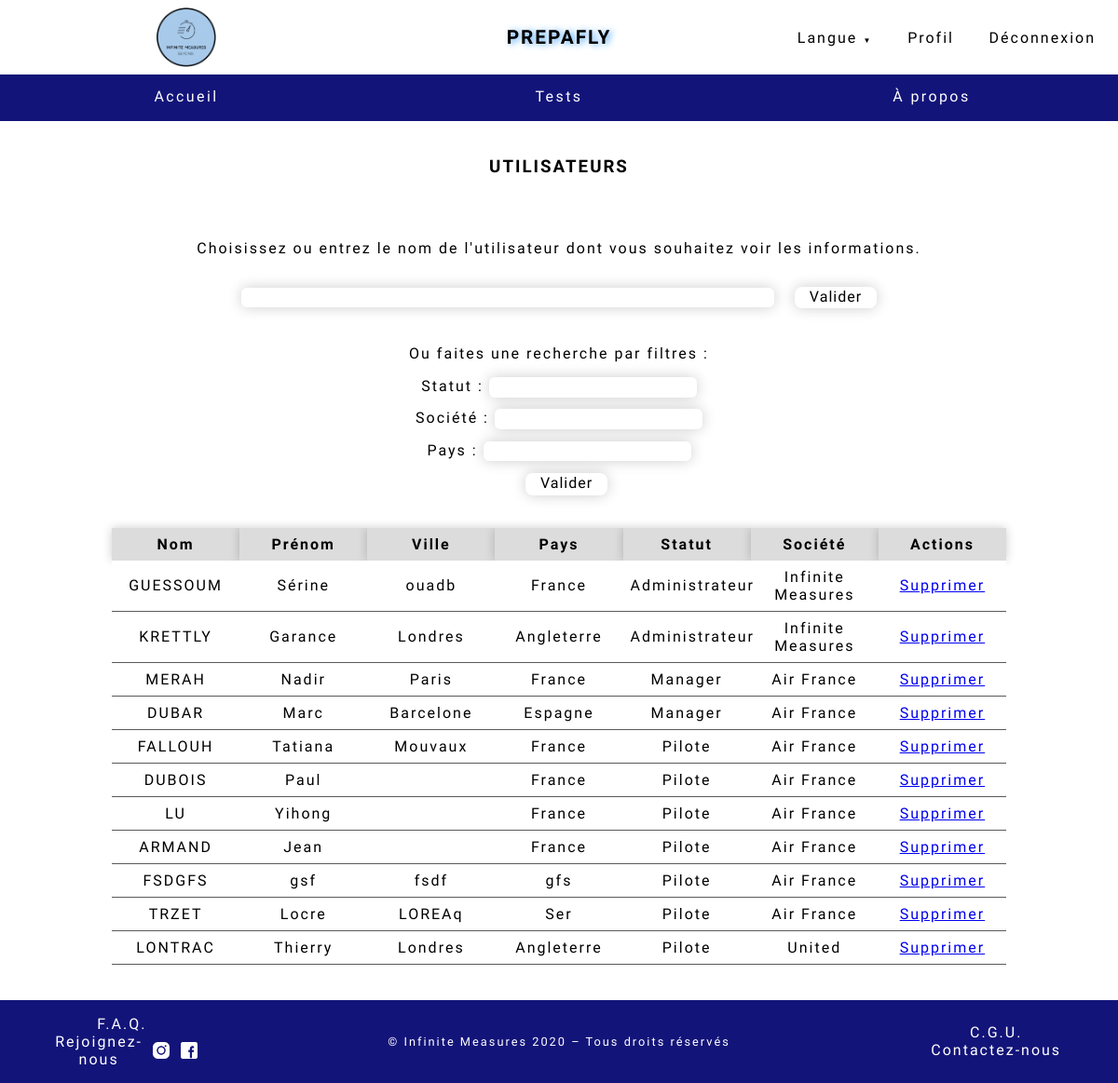
Screenshot of /Liste_Utilisateurs.php with the database file from the repository.
### tables this page shows
CREATE TABLE IF NOT EXISTS `utilisateur` (
  `nSS` varchar(20) NOT NULL,
  `nom` varchar(45) NOT NULL,
  `prenom` varchar(45) NOT NULL,
  `date_naissance` date DEFAULT NULL,
  `sexe` varchar(20) DEFAULT NULL,
  `mail` varchar(100) NOT NULL,
  `adresse` varchar(200) DEFAULT NULL,
  `ville` varchar(50) DEFAULT NULL,
  `pays` varchar(25) NOT NULL,
  `mdp` varchar(255) NOT NULL,
  `type_utilisateur_id_type` varchar(2) NOT NULL,
  `société_id_societe` int(11) NOT NULL,
  PRIMARY KEY (`nSS`,`type_utilisateur_id_type`,`société_id_societe`),
  KEY `fk_Utilisateur_Type Utilisateur1_idx` (`type_utilisateur_id_type`),
  KEY `fk_utilisateur_société1_idx` (`société_id_societe`)
);

CREATE TABLE IF NOT EXISTS `type_utilisateur` (
  `id_type` varchar(2) NOT NULL,
  `type` varchar(20) NOT NULL,
  PRIMARY KEY (`id_type`),
  UNIQUE KEY `id_type_UNIQUE` (`id_type`)
);

CREATE TABLE IF NOT EXISTS `societe` (
  `id_societe` int(11) NOT NULL AUTO_INCREMENT,
  `nom_societe` varchar(45) DEFAULT NULL,
  PRIMARY KEY (`id_societe`)
);

### Liste_Utilisateurs.php (called while the page is built, shortened)
<?php
require 'modele/connexion_bdd.php';
require 'modele/req_infos_user.php';
$Liste_type_compte = array('pilote'=>'Pilote', 'manager'=>'Manager', 'admin'=>'Administrateur');
if (isset($_POST['recherche']) and $_POST['recherche'] !=='Liste complète' and $_POST['recherche'] !=='') {
   		$user = $_POST['recherche'];
    	$results = SearchUser($bdd, $user);
}
else {
    $results = AllUsers($bdd);
}
require 'vues/Liste_Admin.php';

### modele/req_infos_user.php (called while the page is built, shortened)
<?php
function AllUsers($bdd)
{
	$req = $bdd->prepare("SELECT nom, prenom, ville, pays, type, nom_societe, nSS FROM utilisateur
		JOIN type_utilisateur ON type_utilisateur.id_type = utilisateur.type_utilisateur_id_type
		JOIN societe ON societe.id_societe = utilisateur.société_id_societe");
	$req->execute();
	return $req->fetchAll();
}

### vues/Liste_Admin.php (the view, shortened to what this page needs)
<!DOCTYPE html>
<html lang="fr">
<link rel="stylesheet" href="style/Resultat.css" />
<link rel="stylesheet" href="style/Resultats_Mng.css" />
<link rel="stylesheet" href="style/Inscription.css" />
<link rel="stylesheet" href="style/bandeau_prepafly.css"/>
<link rel="stylesheet" href="style/nav_simple.css" />
<link rel="stylesheet" href="style/footer.css" />
<head>
    <?php
    include("vues/bandeau_profil.php");
    include("vues/nav_simple.php");
    ?>
</head>
<body>
<br><h3>UTILISATEURS</h3><br>
<div class="texte">
    <p>Choisissez ou entrez le nom de l'utilisateur dont vous souhaitez voir les informations.</p>
</div>
<form action="Liste_Utilisateurs.php" method="POST" id="barre_recherche">
    <input list="utilisateurs" id="recherche" name="recherche" size="20">
	<input type="submit" id="valider" value="Valider"><br>
    <div id="filtres_ssp">
        <p>Ou faites une recherche par filtres :</p>
        <label for="role">Statut :</label>
        <input list="statut" id="role" name="role">
        <br>
        <label for="societe">Société :</label>
        <input list="soc" id="societe" name="societe">
        <br>
        <label for="pays">Pays :</label>
        <input list="p" id="pays" name="pays">
        <br>
    </div>
    <input type="submit" id="valider" value="Valider"><br>
<br>
</form>
<table id="tableau">
	<tr id="titres">
		<th>Nom</th>
		<th>Prénom</th>
		<th>Ville</th>
		<th>Pays</th>
		<th>Statut</th>
		<th>Société</th>
		<th>Actions</th>
	</tr>
	<?php
    foreach ($results as $row) {
        echo "<tr>";
        for ($i=0; $i<=5; $i++ ) {
            if($i==4) {
                echo "<td>".$Liste_type_compte[$row[$i]]."</td>";
            }
            else {
                echo "<td>".$row[$i]."</td>";
            }
        }
    echo "<td><a href='controleurs/Suppression_User.php?idsuppr=".$row[6]."' onclick='return confirm('Voulez-vous vraiment supprimer cet utilisateur ?');'>Supprimer</a></td>";
        echo "</tr>";
    }
    ?>
</table><br><br>
<?php include("vues/footer.php"); ?>
</body>
</html>

### style/Resultat.css (style rules this page uses)
* { font-family: 'Cantarell'; letter-spacing: 1px; }
body { margin: 0; }
h3 { text-align: center; }
#barre_recherche { text-align: center; margin-top: 2rem; margin-bottom: 1rem; }
#tableau { text-align: center; margin: auto; color: black; border-collapse: collapse; width: 80%; table-layout:fixed; }
#tableau th, #tableau #titres td { padding: 8px; border-bottom: 1px solid #5a5858; box-shadow: 0 0 10px rgb(0,0,0,0.2); background-color: #DCDCDC; font-size: 1rem; }
#tableau th { border: none; }
#tableau td { border-bottom: 1px solid #5a5858; padding: 8px; background-color: white; font-size: 1rem; }
form input { letter-spacing: 1px; background-color: white; box-shadow: 0 0 15px rgb(0,0,0,0.2); border: none; border-radius: 6px; padding: 0.2rem 1rem; padding-bottom: 0.2rem; }
#filtres_ssp input { margin-bottom: 0.8rem; }
input[type=submit] { font-size: 1rem; cursor: pointer; margin-left: 1rem; background-color: white; text-decoration: none; color: black; border-radius: 8px; padding: 0.1rem 1rem; padding-bottom: 0.2rem; box-shadow: 0 0 15px rgb(0,0,0,0.20); }

### style/Resultats_Mng.css (style rules this page uses)
#recherche { width: 45%; margin-bottom: 1.5rem; margin-top: 0; }

### style/Inscription.css (style rules this page uses)
h3 { margin-bottom: 2rem; }
h3, p { text-align: center; }
.texte { margin-right: 5rem; margin-left: 5rem; }

### style/bandeau_prepafly.css (style rules this page uses)
* { font-family: 'Cantarell', sans-serif; letter-spacing: 2px; }

### style/footer.css (style rules this page uses)
* { font-family: 'Cantarell', sans-serif; letter-spacing: 2px; }
body { margin: 0; }

### style/bandeau_profil.css (style rules this page uses)
* { font-family: 'Cantarell', sans-serif; letter-spacing: 2px; }

### rows the page displays
utilisateur: nom "GUESSOUM", prenom "Sérine", ville "ouadb", pays "France", type_utilisateur_id_type.type "Administrateur", société_id_societe.nom_societe "Infinite Measures"
utilisateur: nom "KRETTLY", prenom "Garance", ville "Londres", pays "Angleterre", type_utilisateur_id_type.type "Administrateur", société_id_societe.nom_societe "Infinite Measures"
utilisateur: nom "MERAH", prenom "Nadir", ville "Paris", pays "France", type_utilisateur_id_type.type "Manager", société_id_societe.nom_societe "Air France"
utilisateur: nom "DUBAR", prenom "Marc", ville "Barcelone", pays "Espagne", type_utilisateur_id_type.type "Manager", société_id_societe.nom_societe "Air France"
utilisateur: nom "FALLOUH", prenom "Tatiana", ville "Mouvaux", pays "France", type_utilisateur_id_type.type "Pilote", société_id_societe.nom_societe "Air France"
utilisateur: nom "DUBOIS", prenom "Paul", pays "France", type_utilisateur_id_type.type "Pilote", société_id_societe.nom_societe "Air France"
utilisateur: nom "LU", prenom "Yihong", pays "France", type_utilisateur_id_type.type "Pilote", société_id_societe.nom_societe "Air France"
utilisateur: nom "ARMAND", prenom "Jean", pays "France", type_utilisateur_id_type.type "Pilote", société_id_societe.nom_societe "Air France"
utilisateur: nom "FSDGFS", prenom "gsf", ville "fsdf", pays "gfs", type_utilisateur_id_type.type "Pilote", société_id_societe.nom_societe "Air France"
utilisateur: nom "TRZET", prenom "Locre", ville "LOREAq", pays "Ser", type_utilisateur_id_type.type "Pilote", société_id_societe.nom_societe "Air France"
utilisateur: nom "LONTRAC", prenom "Thierry", ville "Londres", pays "Angleterre", type_utilisateur_id_type.type "Pilote", société_id_societe.nom_societe "United"
